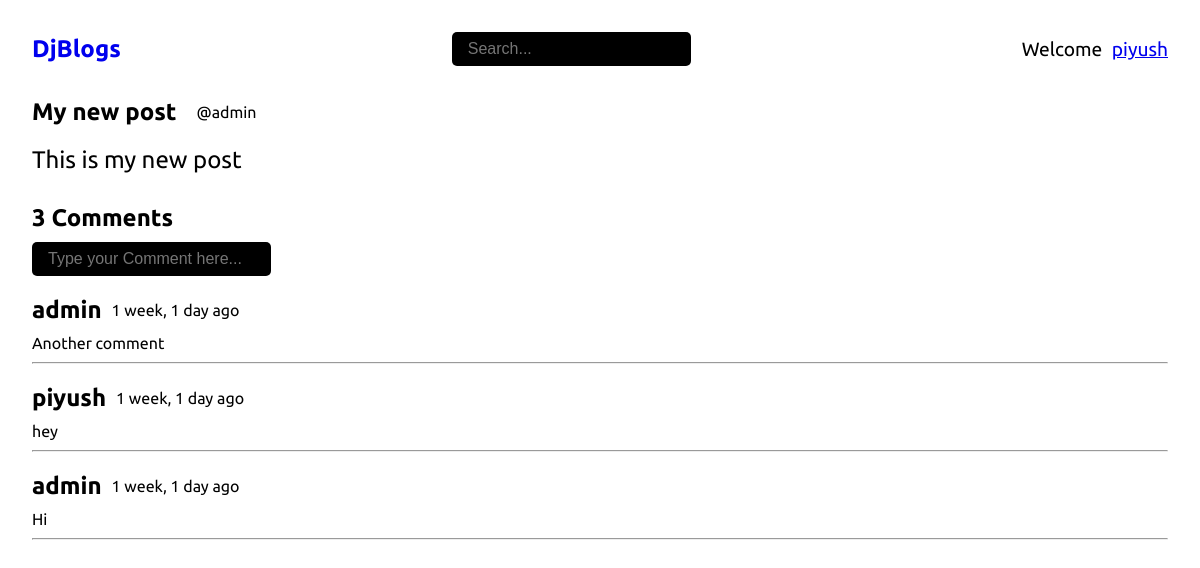
/post/4/ (signed in), run on the app's committed database.
### base/models.py (models this page shows, shortened)
class Post(models.Model):
    title = models.CharField(max_length=100)
    body = models.TextField()
    author = models.ForeignKey(User, on_delete=models.CASCADE)
    created = models.DateTimeField(auto_now_add=True)
    updated = models.DateTimeField(auto_now=True)
    class Meta:
        ordering = ["-created"]

class Comment(models.Model):
    author = models.ForeignKey(User, on_delete=models.CASCADE)
    post = models.ForeignKey("Post", on_delete=models.CASCADE)
    comment = models.CharField(max_length=100)
    created = models.DateTimeField(auto_now_add=True)
    class Meta:
        ordering = ["-created"]

### base/views.py (the view, shortened to what this page needs)
# urls.py: path("post/<str:pk>/", views.getPost, name="post_detail") ,
def getPost(request, pk):
    post = Post.objects.get(id=pk)
    return render(request, "post_detail.html", { "post":post })

### templates/post_detail.html (shortened to what this page needs)
{% extends 'base.html' %}
{% load static %}
{% block content %}
    <div class="container">
        <div class="post-container">
            <div class="post-left">
                <div class="post-header">
                    <h1>{{post.title}}</h1>
                    <small>@{{post.author}}</small>
                </div>
                <p>{{post.body}}</p>
            </div>
        </div>
        <div class="comments-container">
            <h1>{{post.comment_set.all.count}} Comments</h1>
            {% if request.user.is_authenticated %}
            <form method="POST" action="">
                <input type="text" name="comment" placeholder="Type your Comment here...">
            </form>
            {% endif %}
            <div class="comments-wrapper">
                {% for comment in post.comment_set.all %}
                <div class="comment">
                    <div class="comment-header">
                        <h1>{{comment.author}}</h1>
                        <p>{{comment.created|timesince}} ago</p>
                    </div>
                    <p>{{comment.comment}}</p>
                </div>
                <hr />
                {% endfor %}
            </div>
        </div>
    </div>
{% endblock content %}

### templates/navbar.html (shortened to what this page needs)
<nav>
    <div class="logo">
        <h1><a href="/">DjBlogs</a></h1>
    </div>
    <form action="" method="GET" class="search">
        <input type="text" name="search" placeholder="Search...">
    </form>
    <ul class="navigation">
        {% if request.user.is_authenticated %}
            <li class="nav-item font-1x">Welcome <a href="/" class="text-underline user-btn">{{request.user.username}}</a></li>
        {% else %}
            <li class="nav-item"><a href="{% url 'login' %}" class="font-1x">Login</a></li>
            <li class="nav-item ml-2"><a href="{% url 'register' %}" class="font-1x">Signup</a></li>
        {% endif %}
    </ul>
</nav>

### static/css/styles.css (style rules this page uses)
* { margin: 0; padding: 0; box-sizing: border-box; }
html { overflow: hidden; }
body { font-family: 'Ubuntu', sans-serif; overflow: hidden; }
a { text-decoration: none; }
li { list-style-type: none; }
.font-1x { font-size: 1.2rem; }
.text-underline { text-decoration: underline; }
.container { padding: 0 2rem; padding-bottom: 10px; }
nav { display: flex; justify-content: space-between; align-items: center; position: relative; padding: 2rem; }
.search input { padding: 0.5rem 1rem; border: none; outline: none; background-color: black; color: white; border-radius: 5px; font-size: 1rem; }
nav .navigation { display: flex; align-items: center; }
.user-btn { margin-left: 5px; }
.post-container .post-header { display: flex; align-items: center; }
.post-container .post-header h1 { font-size: 1.5rem; }
.post-container .post-header small { margin-left: 20px; font-size: 1rem; }
.post-container p { font-size: 1.5rem; margin-top: 20px; }
.post-container { display: flex; justify-content: space-between; align-items: center; }
.comments-container { margin-top: 30px; }
.comments-container h1 { font-size: 1.5rem; margin-bottom: 10px; }
.comments-container input { padding: 0.5rem 1rem; border: none; outline: none; background-color: black; color: white; border-radius: 5px; font-size: 1rem; }
.comment { margin-top: 20px; }
.comment-header { display: flex; align-items: center; }
.comment-header p { margin-left: 10px; }
.comments-wrapper p { margin-bottom: 10px; }

### data on the page
Post: title "My new post", author "admin", body "This is my new post", comment_set.all.count "3"
Comment: author "admin", created "1 week, 1 day", comment "Another comment"
Comment: author "piyush", created "1 week, 1 day", comment "hey"
Comment: author "admin", created "1 week, 1 day", comment "Hi"

### other printed values
{{ request.user.username }} "piyush"
